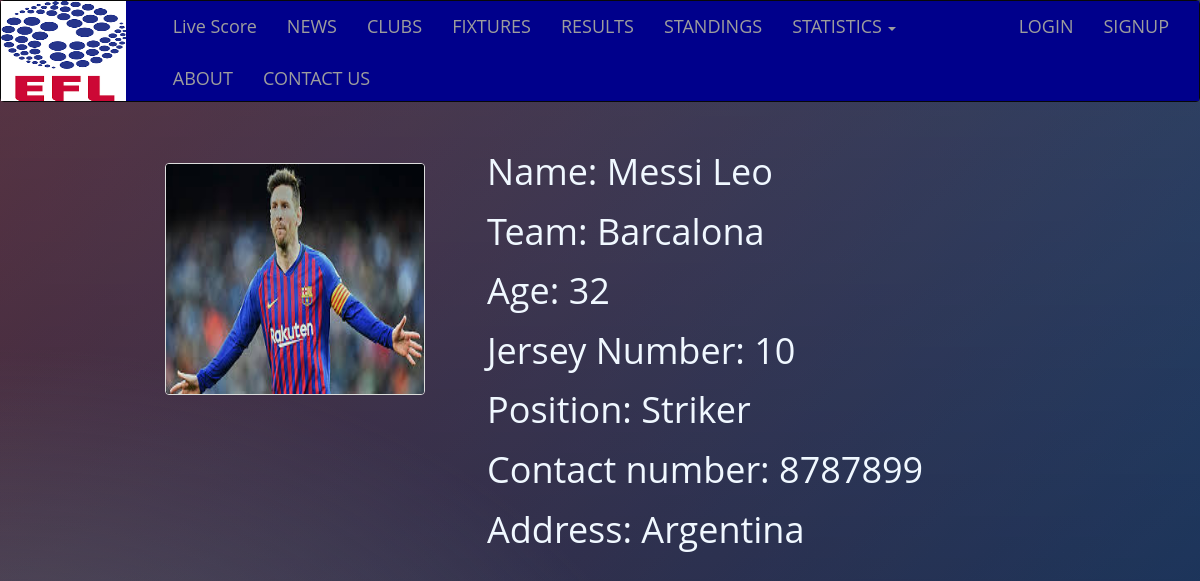
The app's page /player_detail/33/ with its own data.
### Manager/models.py (models this page shows, shortened)
class AddPlayer(models.Model):
    POSITION_CHOICES = (('Striker','Striker'),('MidFielder','MidFielder'),('Defender','Defender'),('GoalKeeper','GoalKeeper'))
    first_name = models.CharField(max_length=20)
    last_name = models.CharField(max_length=20)
    team_name = models.ForeignKey(AddTeam,on_delete=models.CASCADE)
    age = models.IntegerField()
    contact_no = models.IntegerField()
    address = models.TextField()
    jersy_no = models.IntegerField()
    position = models.CharField(max_length=25,choices=POSITION_CHOICES)
    upload_photo = models.ImageField(upload_to='players/')

### Manager/views.py (the view)
# urls.py: url(r'^player_detail/(?P<id>\d+)/$',views.playerdetail_view),
def playerdetail_view(request,id):
    if request.method == 'GET':
        print("inside Player profile")
        player = AddPlayer.objects.get(id=id)
        player_id = player.id
        player_cursor = connection.cursor()
        player_cursor.execute("""select Manager_addplayer.first_name || ' ' || Manager_addplayer.last_name As name,
	           Manager_addteam.team_name,
	           Manager_addplayer.age,
	           Manager_addplayer.contact_no,
	           Manager_addplayer.jersy_no,
	           Manager_addplayer.position,
	           Manager_addplayer.address,
	           Manager_addplayer.upload_photo
               from Manager_addteam
               left outer join Manager_addplayer
               on (Manager_addteam.id=Manager_addplayer.team_name_id)
               WHERE Manager_addplayer.id=%d """%(player_id))
        player_profile_dict ={}
        player_profile_dict = dictfetchall(player_cursor)
        print(player_profile_dict)
        return render(request,'Manager/player_profile.html',{'player_profile_dict':player_profile_dict})

### Manager/views.py (called while the page is built)
def dictfetchall(cursor):
    columns = [col[0] for col in cursor.description]
    return [
        dict(zip(columns, row))
        for row in cursor.fetchall()
    ]

### templates/Manager/player_profile.html (shortened to what this page needs)
<!DOCTYPE html>
{% extends 'Manager/indexbase.html'%}
{%load staticfiles%}
{% block indexblock%}
<div class="row">
  <div class="column1">
    {% for p in player_profile_dict %}
      <img id="player" src="\media\{{p.upload_photo}}">
    {%endfor%}
  </div>
  <div class="column2">
    {% for p in player_profile_dict %}
    <h1>Name: {{p.name}}</h1>
    <h1>Team: {{p.team_name}}</h1>
    <h1>Age: {{p.age}}</h1>
    <h1>Jersey Number: {{p.jersy_no}}</h1>
    <h1>Position: {{p.position}}</h1>
    <h1>Contact number: {{p.contact_no}}</h1>
    <h1>Address: {{p.address}}</h1> <br>
    {%endfor%}
  </div>
</div>
{%endblock%}

### static/css/index.css (style rules this page uses)
* { box-sizing: border-box; }
.row:after { content: ""; display: table; clear: both; }
* { -webkit-box-sizing:border-box; -moz-box-sizing:border-box; -ms-box-sizing:border-box; -o-box-sizing:border-box; box-sizing:border-box; }
html { width: 100%; height:100%; overflow:hidden; }
body { width: 100%; height:100%; font-family: 'Open Sans', sans-serif; background: #092756; background: -moz-radial-gradient(0% 100%, ellipse cover, rgba(104,128,138,.4) 10%,rgba(138,114,76,0) 40%),-moz-linear-gradient(top, rgba(57,173,219,.25) 0%, rgba(42,60,87,.4) 100%), -moz-linear-gradient(-45deg, #670d10 0%, #092756 100%); background: -webkit-radial-gradient(0% 100%, ellipse cover, rgba(104,128,138,.4) 10%,rgba(138,114,76,0) 40%), -webkit-linear-gradient(top, rgba(57,173,219,.25) 0%,rgba(42,60,87,.4) 100%), -webkit-linear-gradient(-45deg, #670d10 0%,#092756 100%); background: -o-radial-gradient(0% 100%, ellipse cover, rgba(104,128,138,.4) 10%,rgba(138,114,76,0) 40%), -o-linear-gradient(top, rgba(57,173,219,.25) 0%,rgba(42,60,87,.4) 100%), -o-linear-gradient(-45deg, #670d10 0%,#092756 100%); background: -ms-radial-gradient(0% 100%, ellipse cover, rgba(104,128,138,.4) 10%,rgba(138,114,76,0) 40%), -ms-linear-gradient(top, rgba(57,173,219,.25) 0%,rgba(42,60,87,.4) 100%), -ms-linear-gradient(-45deg, #670d10 0%,#092756 100%); background: -webkit-radial-gradient(0% 100%, ellipse cover, rgba(104,128,138,.4) 10%,rgba(138,114,76,0) 40%), linear-gradient(to bottom, rgba(57,173,219,.25) 0%,rgba(42,60,87,.4) 100%), linear-gradient(135deg, #670d10 0%,#092756 100%); filter: progid:DXImageTransform.Microsoft.gradient( startColorstr='#3E1D6D', endColorstr='#092756',GradientType=1 ); }

### templates/Manager/player_profile.html (style rules this page uses)
* { box-sizing: border-box; }
.column1 { float: left; width: 40%; padding: 10px; height: 300px; }
.column2 { float: left; width: 60%; padding: 10px; height: 300px; color: aliceblue; }
.row:after { content: ""; display: table; clear: both; }
#player { border: 1px solid #ddd; border-radius: 4px; margin-top: 31px; margin-left: 170px; height: 83%; width: 55%; }

### records on screen
AddPlayer: name "Messi Leo", team_name "Barcalona", age "32", jersy_no "10", position "Striker", contact_no "8787899", address "Argentina"
